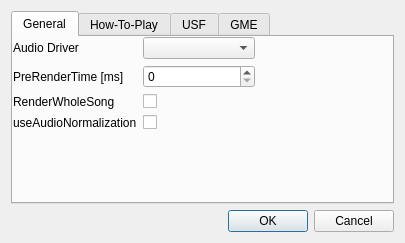
<?xml version="1.0" encoding="UTF-8"?>
<ui version="4.0">
 <class>ConfigDialog</class>
 <widget class="QDialog" name="ConfigDialog">
  <property name="geometry">
   <rect>
    <x>0</x>
    <y>0</y>
    <width>405</width>
    <height>243</height>
   </rect>
  </property>
  <property name="windowTitle">
   <string>Dialog</string>
  </property>
  <layout class="QVBoxLayout" name="verticalLayout_2">
   <item>
    <layout class="QVBoxLayout" name="verticalLayout">
     <item>
      <widget class="QTabWidget" name="tabWidget">
       <property name="currentIndex">
        <number>0</number>
       </property>
       <widget class="QWidget" name="general">
        <attribute name="title">
         <string notr="true">General</string>
        </attribute>
        <widget class="QWidget" name="verticalLayoutWidget">
         <property name="geometry">
          <rect>
           <x>0</x>
           <y>0</y>
           <width>242</width>
           <height>103</height>
          </rect>
         </property>
         <layout class="QVBoxLayout" name="verticalLayout_3" stretch="0">
          <property name="sizeConstraint">
           <enum>QLayout::SetMinimumSize</enum>
          </property>
          <item>
           <layout class="QFormLayout" name="formLayout">
            <item row="2" column="0">
             <widget class="QLabel" name="label">
              <property name="whatsThis">
               <string>&lt;html&gt;&lt;head/&gt;&lt;body&gt;&lt;p&gt;&lt;span style=&quot; font-weight:600;&quot;&gt;Only used, when &amp;quot;RenderWholeSong&amp;quot; is active:&lt;/span&gt;&lt;/p&gt;&lt;p&gt;Determines, how many milliseconds of a song shall be prepared (i.e. rendered), before playback can actually start.&lt;/p&gt;&lt;p&gt;Value of 0: Playback will start after the whole song has been rendered.&lt;/p&gt;&lt;p&gt;Value of 1: Playback will start nearly immediately, i.e. after 1 ms of sound has been generated. This can result in a few hearable cracks, due to unfinished sound (esp. true for emulated sound formats).&lt;/p&gt;&lt;p&gt;Bigger values ensure that more sound has been prepared ready for playback. However they will also &lt;a name=&quot;result_box&quot;/&gt;delay the start of playing back the next song.&lt;/p&gt;&lt;p&gt;500 ms is usually a good compromise.&lt;/p&gt;&lt;/body&gt;&lt;/html&gt;</string>
              </property>
              <property name="text">
               <string>PreRenderTime [ms]</string>
              </property>
             </widget>
            </item>
            <item row="2" column="1">
             <widget class="QSpinBox" name="spinPreRenderTime">
              <property name="maximum">
               <number>9999</number>
              </property>
             </widget>
            </item>
            <item row="3" column="0">
             <widget class="QLabel" name="label_2">
              <property name="whatsThis">
               <string>&lt;html&gt;&lt;head/&gt;&lt;body&gt;&lt;p&gt;&lt;span style=&quot; font-weight:600;&quot;&gt;Render the whole Song at once?&lt;/span&gt;&lt;/p&gt;&lt;p&gt;Yes: Needs a lot of memory. But makes seeking possible&lt;/p&gt;&lt;p&gt;No: Little memory, no seeking though.&lt;/p&gt;&lt;p&gt;&lt;span style=&quot; font-weight:600; font-style:italic;&quot;&gt;Note:&lt;/span&gt; This option is a suggestion. If there is not enough memory available&lt;/p&gt;&lt;/body&gt;&lt;/html&gt;</string>
              </property>
              <property name="text">
               <string>RenderWholeSong</string>
              </property>
             </widget>
            </item>
            <item row="3" column="1">
             <widget class="QCheckBox" name="checkRenderWhole">
              <property name="text">
               <string/>
              </property>
             </widget>
            </item>
            <item row="4" column="0">
             <widget class="QLabel" name="label_3">
              <property name="whatsThis">
               <string>&lt;html&gt;&lt;head/&gt;&lt;body&gt;&lt;p&gt;Use the audio normalization data generated by anmp-normalize?&lt;/p&gt;&lt;/body&gt;&lt;/html&gt;</string>
              </property>
              <property name="text">
               <string>useAudioNormalization</string>
              </property>
             </widget>
            </item>
            <item row="4" column="1">
             <widget class="QCheckBox" name="checkAudioNorm">
              <property name="text">
               <string/>
              </property>
             </widget>
            </item>
            <item row="1" column="1">
             <widget class="QComboBox" name="comboBoxAudioDriver"/>
            </item>
            <item row="1" column="0">
             <widget class="QLabel" name="label_13">
              <property name="whatsThis">
               <string>&lt;html&gt;&lt;head/&gt;&lt;body&gt;&lt;p&gt;Specifies the audio API ANMP should use.&lt;/p&gt;&lt;/body&gt;&lt;/html&gt;</string>
              </property>
              <property name="text">
               <string>Audio Driver</string>
              </property>
             </widget>
            </item>
           </layout>
          </item>
         </layout>
        </widget>
       </widget>
       <widget class="QWidget" name="howToPlay">
        <attribute name="title">
         <string notr="true">How-To-Play</string>
        </attribute>
        <widget class="QWidget" name="formLayoutWidget">
         <property name="geometry">
          <rect>
           <x>0</x>
           <y>0</y>
           <width>236</width>
           <height>136</height>
          </rect>
         </property>
         <layout class="QFormLayout" name="formLayout_2">
          <item row="0" column="0">
           <widget class="QLabel" name="label_4">
            <property name="text">
             <string>Use Loop Info</string>
            </property>
           </widget>
          </item>
          <item row="0" column="1">
           <widget class="QCheckBox" name="checkLoopInfo">
            <property name="text">
             <string/>
            </property>
           </widget>
          </item>
          <item row="1" column="0">
           <widget class="QLabel" name="label_5">
            <property name="text">
             <string>Overriding Loop Count</string>
            </property>
           </widget>
          </item>
          <item row="1" column="1">
           <widget class="QSpinBox" name="spinLoopCount">
            <property name="minimum">
             <number>-1</number>
            </property>
            <property name="maximum">
             <number>999</number>
            </property>
           </widget>
          </item>
          <item row="2" column="0">
           <widget class="QLabel" name="label_6">
            <property name="text">
             <string>Fade Time Stop</string>
            </property>
           </widget>
          </item>
          <item row="2" column="1">
           <widget class="QSpinBox" name="spinFadeStop">
            <property name="maximum">
             <number>120000</number>
            </property>
           </widget>
          </item>
          <item row="3" column="0">
           <widget class="QLabel" name="label_7">
            <property name="text">
             <string>Fade Time Pause</string>
            </property>
           </widget>
          </item>
          <item row="3" column="1">
           <widget class="QSpinBox" name="spinFadePause">
            <property name="maximum">
             <number>120000</number>
            </property>
           </widget>
          </item>
         </layout>
        </widget>
       </widget>
       <widget class="QWidget" name="usf">
        <attribute name="title">
         <string notr="true">USF</string>
        </attribute>
        <widget class="QWidget" name="formLayoutWidget_2">
         <property name="geometry">
          <rect>
           <x>0</x>
           <y>0</y>
           <width>163</width>
           <height>80</height>
          </rect>
         </property>
         <layout class="QFormLayout" name="formLayout_3">
          <item row="0" column="0">
           <widget class="QLabel" name="label_8">
            <property name="whatsThis">
             <string>&lt;html&gt;&lt;head/&gt;&lt;body&gt;&lt;p&gt;Whether to use High-Level-Emulation (HLE) or not (i.e. Low-Level-Emulation (LLE)). Unless you are audiophil, there is no reason to set this to false, since HLE became pretty accurate over the last years. However you should definitly set this to true when being on a mobile device.&lt;/p&gt;&lt;p&gt;True: Speeds up emulation (about factor 2 or more) at the cost of accuracy and potential emulation bugs.&lt;/p&gt;&lt;p&gt;False: Busy CPU, but most accurate emulation.&lt;/p&gt;&lt;/body&gt;&lt;/html&gt;</string>
            </property>
            <property name="text">
             <string>Enable HLE</string>
            </property>
           </widget>
          </item>
          <item row="0" column="1">
           <widget class="QCheckBox" name="usfUseHle">
            <property name="text">
             <string/>
            </property>
           </widget>
          </item>
         </layout>
        </widget>
       </widget>
       <widget class="QWidget" name="gme">
        <attribute name="title">
         <string notr="true">GME</string>
        </attribute>
        <widget class="QWidget" name="formLayoutWidget_3">
         <property name="geometry">
          <rect>
           <x>0</x>
           <y>0</y>
           <width>215</width>
           <height>101</height>
          </rect>
         </property>
         <layout class="QFormLayout" name="formLayout_4">
          <item row="0" column="0">
           <widget class="QLabel" name="label_9">
            <property name="text">
             <string>Sample Rate</string>
            </property>
           </widget>
          </item>
          <item row="0" column="1">
           <widget class="QSpinBox" name="spinGmeSampleRate">
            <property name="minimum">
             <number>1</number>
            </property>
            <property name="maximum">
             <number>96000</number>
            </property>
            <property name="singleStep">
             <number>1000</number>
            </property>
           </widget>
          </item>
          <item row="1" column="0">
           <widget class="QLabel" name="label_10">
            <property name="whatsThis">
             <string>&lt;html&gt;&lt;head/&gt;&lt;body&gt;&lt;p&gt;Adjust stereo echo depth, where 0.0 = off and 1.0 = maximum.&lt;/p&gt;&lt;p&gt;Has no effect for GYM, SPC, and Sega Genesis VGM music&lt;/p&gt;&lt;/body&gt;&lt;/html&gt;</string>
            </property>
            <property name="text">
             <string>Echo Depth</string>
            </property>
           </widget>
          </item>
          <item row="1" column="1">
           <widget class="QDoubleSpinBox" name="spinGmeSfx">
            <property name="maximum">
             <double>1.000000000000000</double>
            </property>
            <property name="singleStep">
             <double>0.100000000000000</double>
            </property>
           </widget>
          </item>
          <item row="2" column="0">
           <widget class="QLabel" name="label_11">
            <property name="whatsThis">
             <string>&lt;html&gt;&lt;head/&gt;&lt;body&gt;&lt;p&gt;IMHO, there is no reason to turn this off. CPU costs are not worth it either.&lt;/p&gt;&lt;/body&gt;&lt;/html&gt;</string>
            </property>
            <property name="text">
             <string>Accurate Emulation</string>
            </property>
           </widget>
          </item>
          <item row="2" column="1">
           <widget class="QCheckBox" name="checkGmeAccurate">
            <property name="text">
             <string/>
            </property>
           </widget>
          </item>
          <item row="3" column="0">
           <widget class="QLabel" name="label_12">
            <property name="text">
             <string>Play Forever</string>
            </property>
           </widget>
          </item>
          <item row="3" column="1">
           <widget class="QCheckBox" name="checkGmeForever">
            <property name="text">
             <string/>
            </property>
           </widget>
          </item>
         </layout>
        </widget>
       </widget>
      </widget>
     </item>
    </layout>
   </item>
   <item>
    <widget class="QDialogButtonBox" name="buttonBox">
     <property name="orientation">
      <enum>Qt::Horizontal</enum>
     </property>
     <property name="standardButtons">
      <set>QDialogButtonBox::Cancel|QDialogButtonBox::Ok</set>
     </property>
    </widget>
   </item>
  </layout>
 </widget>
 <resources/>
 <connections>
  <connection>
   <sender>buttonBox</sender>
   <signal>accepted()</signal>
   <receiver>ConfigDialog</receiver>
   <slot>accept()</slot>
   <hints>
    <hint type="sourcelabel">
     <x>248</x>
     <y>254</y>
    </hint>
    <hint type="destinationlabel">
     <x>157</x>
     <y>274</y>
    </hint>
   </hints>
  </connection>
  <connection>
   <sender>buttonBox</sender>
   <signal>rejected()</signal>
   <receiver>ConfigDialog</receiver>
   <slot>reject()</slot>
   <hints>
    <hint type="sourcelabel">
     <x>316</x>
     <y>260</y>
    </hint>
    <hint type="destinationlabel">
     <x>286</x>
     <y>274</y>
    </hint>
   </hints>
  </connection>
 </connections>
</ui>
